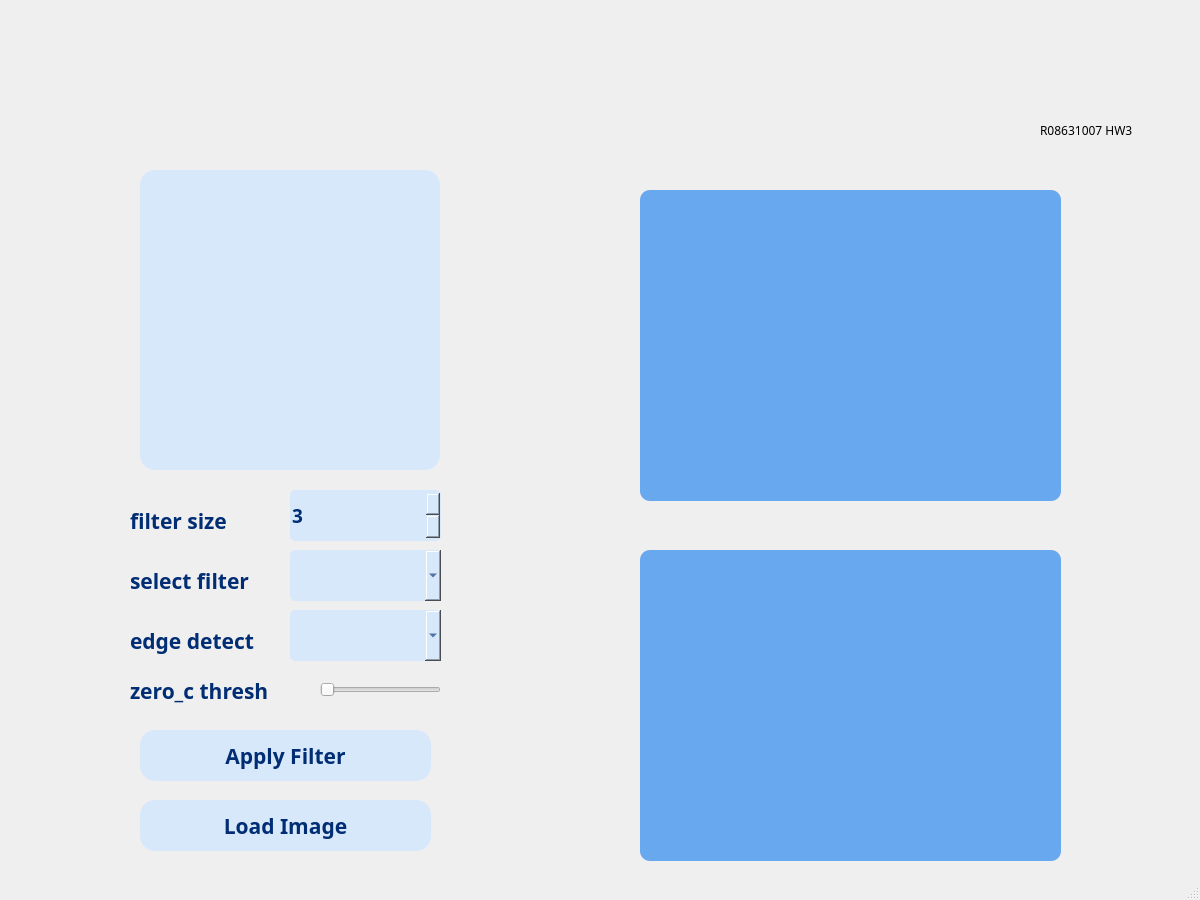
<?xml version="1.0" encoding="UTF-8"?>
<ui version="4.0">
 <class>MainWindow</class>
 <widget class="QMainWindow" name="MainWindow">
  <property name="geometry">
   <rect>
    <x>0</x>
    <y>0</y>
    <width>1200</width>
    <height>900</height>
   </rect>
  </property>
  <property name="windowTitle">
   <string>MainWindow</string>
  </property>
  <widget class="QWidget" name="centralwidget">
   <property name="styleSheet">
    <string notr="true">.QWidget{
	border-image:url(back_(1).png);
}</string>
   </property>
   <widget class="QTableWidget" name="tableWidget">
    <property name="geometry">
     <rect>
      <x>140</x>
      <y>170</y>
      <width>300</width>
      <height>300</height>
     </rect>
    </property>
    <property name="styleSheet">
     <string notr="true">QTableWidget{
 background-color:rgb(216 ,232 , 251);
 border-radius:15px;
 color:rgb(0 ,45 , 115);
}</string>
    </property>
   </widget>
   <widget class="QLabel" name="label_origin">
    <property name="geometry">
     <rect>
      <x>640</x>
      <y>190</y>
      <width>421</width>
      <height>311</height>
     </rect>
    </property>
    <property name="styleSheet">
     <string notr="true">QLabel {
 background-color:rgb(104 ,168 , 239);
 border-radius:10px;
}</string>
    </property>
    <property name="frameShape">
     <enum>QFrame::Box</enum>
    </property>
    <property name="text">
     <string/>
    </property>
   </widget>
   <widget class="QLabel" name="label_after">
    <property name="geometry">
     <rect>
      <x>640</x>
      <y>550</y>
      <width>421</width>
      <height>311</height>
     </rect>
    </property>
    <property name="styleSheet">
     <string notr="true">QLabel {
 background-color:rgb(104 ,168 , 239);
 border-radius:10px;
}</string>
    </property>
    <property name="frameShape">
     <enum>QFrame::Box</enum>
    </property>
    <property name="text">
     <string/>
    </property>
   </widget>
   <widget class="QLabel" name="label">
    <property name="geometry">
     <rect>
      <x>1040</x>
      <y>110</y>
      <width>121</width>
      <height>41</height>
     </rect>
    </property>
    <property name="font">
     <font>
      <family>PingFang SC Medium</family>
     </font>
    </property>
    <property name="text">
     <string>R08631007 HW3</string>
    </property>
   </widget>
   <widget class="QSpinBox" name="spinBox">
    <property name="geometry">
     <rect>
      <x>290</x>
      <y>490</y>
      <width>151</width>
      <height>51</height>
     </rect>
    </property>
    <property name="font">
     <font>
      <family>Taipei Sans TC Beta</family>
      <pointsize>14</pointsize>
      <weight>75</weight>
      <bold>true</bold>
     </font>
    </property>
    <property name="styleSheet">
     <string notr="true">QSpinBox{
 background-color:rgb(216 ,232 , 251);
 border-radius:5px;
 color:rgb(0 ,45 , 115);
}</string>
    </property>
    <property name="minimum">
     <number>3</number>
    </property>
    <property name="singleStep">
     <number>2</number>
    </property>
   </widget>
   <widget class="QLabel" name="label_2">
    <property name="geometry">
     <rect>
      <x>130</x>
      <y>500</y>
      <width>131</width>
      <height>41</height>
     </rect>
    </property>
    <property name="font">
     <font>
      <family>Taipei Sans TC Beta</family>
      <pointsize>16</pointsize>
      <weight>75</weight>
      <bold>true</bold>
     </font>
    </property>
    <property name="autoFillBackground">
     <bool>false</bool>
    </property>
    <property name="styleSheet">
     <string notr="true">QLabel {
 color:rgb(0 ,45 , 115);

}</string>
    </property>
    <property name="text">
     <string>filter size</string>
    </property>
   </widget>
   <widget class="QPushButton" name="pushButton">
    <property name="geometry">
     <rect>
      <x>140</x>
      <y>800</y>
      <width>291</width>
      <height>51</height>
     </rect>
    </property>
    <property name="font">
     <font>
      <family>Taipei Sans TC Beta</family>
      <pointsize>16</pointsize>
      <weight>75</weight>
      <bold>true</bold>
     </font>
    </property>
    <property name="styleSheet">
     <string notr="true">QPushButton{
 background-color:rgb(216 ,232 , 251);
 border-radius:15px;
 color:rgb(0 ,45 , 115);
}
QPushButton:pressed {
    background-color: qlineargradient(x1: 0, y1: 0, x2: 0, y2: 1,
                                      stop: 0 #dadbde, stop: 1 #f6f7fa);
}
QPushButton:flat {
    border: none; /* no border for a flat push button */
}

</string>
    </property>
    <property name="text">
     <string>Load Image</string>
    </property>
   </widget>
   <widget class="QComboBox" name="cbox_filer">
    <property name="geometry">
     <rect>
      <x>290</x>
      <y>550</y>
      <width>151</width>
      <height>51</height>
     </rect>
    </property>
    <property name="font">
     <font>
      <family>Taipei Sans TC Beta</family>
      <pointsize>12</pointsize>
      <weight>75</weight>
      <bold>true</bold>
     </font>
    </property>
    <property name="styleSheet">
     <string notr="true">QComboBox{
 background-color:rgb(216 ,232 , 251);
 border-radius:5px;
 color:rgb(0 ,45 , 115);
}</string>
    </property>
   </widget>
   <widget class="QLabel" name="label_3">
    <property name="geometry">
     <rect>
      <x>130</x>
      <y>560</y>
      <width>151</width>
      <height>41</height>
     </rect>
    </property>
    <property name="font">
     <font>
      <family>Taipei Sans TC Beta</family>
      <pointsize>16</pointsize>
      <weight>75</weight>
      <bold>true</bold>
     </font>
    </property>
    <property name="autoFillBackground">
     <bool>false</bool>
    </property>
    <property name="styleSheet">
     <string notr="true">QLabel {
 color:rgb(0 ,45 , 115);

}</string>
    </property>
    <property name="text">
     <string>select filter</string>
    </property>
   </widget>
   <widget class="QPushButton" name="pb_apply">
    <property name="geometry">
     <rect>
      <x>140</x>
      <y>730</y>
      <width>291</width>
      <height>51</height>
     </rect>
    </property>
    <property name="font">
     <font>
      <family>Taipei Sans TC Beta</family>
      <pointsize>16</pointsize>
      <weight>75</weight>
      <bold>true</bold>
     </font>
    </property>
    <property name="styleSheet">
     <string notr="true">QPushButton{
 background-color:rgb(216 ,232 , 251);
 border-radius:15px;
 color:rgb(0 ,45 , 115);
}
QPushButton:pressed {
    background-color: qlineargradient(x1: 0, y1: 0, x2: 0, y2: 1,
                                      stop: 0 #dadbde, stop: 1 #f6f7fa);
}
QPushButton:flat {
    border: none; /* no border for a flat push button */
}

</string>
    </property>
    <property name="text">
     <string>Apply Filter</string>
    </property>
   </widget>
   <widget class="QLabel" name="label_4">
    <property name="geometry">
     <rect>
      <x>130</x>
      <y>620</y>
      <width>151</width>
      <height>41</height>
     </rect>
    </property>
    <property name="font">
     <font>
      <family>Taipei Sans TC Beta</family>
      <pointsize>16</pointsize>
      <weight>75</weight>
      <bold>true</bold>
     </font>
    </property>
    <property name="autoFillBackground">
     <bool>false</bool>
    </property>
    <property name="styleSheet">
     <string notr="true">QLabel {
 color:rgb(0 ,45 , 115);

}</string>
    </property>
    <property name="text">
     <string>edge detect</string>
    </property>
   </widget>
   <widget class="QComboBox" name="cbox_edge">
    <property name="geometry">
     <rect>
      <x>290</x>
      <y>610</y>
      <width>151</width>
      <height>51</height>
     </rect>
    </property>
    <property name="font">
     <font>
      <family>Taipei Sans TC Beta</family>
      <pointsize>12</pointsize>
      <weight>75</weight>
      <bold>true</bold>
     </font>
    </property>
    <property name="styleSheet">
     <string notr="true">QComboBox{
 background-color:rgb(216 ,232 , 251);
 border-radius:5px;
 color:rgb(0 ,45 , 115);
}</string>
    </property>
   </widget>
   <widget class="QSlider" name="threshold">
    <property name="geometry">
     <rect>
      <x>320</x>
      <y>680</y>
      <width>121</width>
      <height>20</height>
     </rect>
    </property>
    <property name="maximum">
     <number>255</number>
    </property>
    <property name="orientation">
     <enum>Qt::Horizontal</enum>
    </property>
   </widget>
   <widget class="QLabel" name="label_5">
    <property name="geometry">
     <rect>
      <x>130</x>
      <y>670</y>
      <width>181</width>
      <height>41</height>
     </rect>
    </property>
    <property name="font">
     <font>
      <family>Taipei Sans TC Beta</family>
      <pointsize>16</pointsize>
      <weight>75</weight>
      <bold>true</bold>
     </font>
    </property>
    <property name="autoFillBackground">
     <bool>false</bool>
    </property>
    <property name="styleSheet">
     <string notr="true">QLabel {
 color:rgb(0 ,45 , 115);

}</string>
    </property>
    <property name="text">
     <string>zero_c thresh</string>
    </property>
   </widget>
  </widget>
  <widget class="QMenuBar" name="menubar">
   <property name="geometry">
    <rect>
     <x>0</x>
     <y>0</y>
     <width>1200</width>
     <height>24</height>
    </rect>
   </property>
  </widget>
  <widget class="QStatusBar" name="statusbar"/>
 </widget>
 <resources/>
 <connections/>
</ui>
